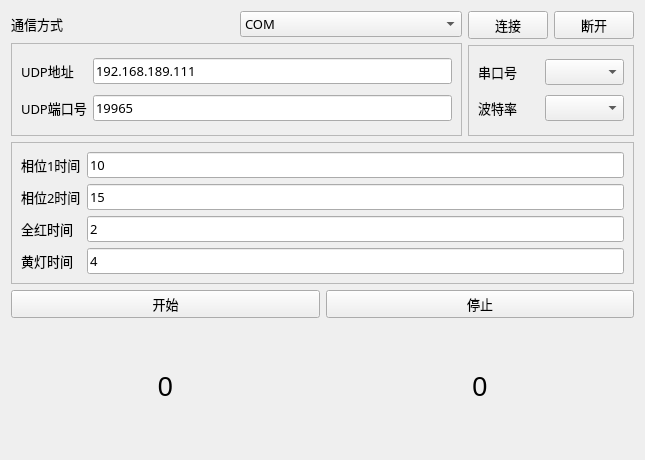
<?xml version="1.0" encoding="UTF-8"?>
<ui version="4.0">
 <class>Form</class>
 <widget class="QWidget" name="Form">
  <property name="enabled">
   <bool>true</bool>
  </property>
  <property name="geometry">
   <rect>
    <x>0</x>
    <y>0</y>
    <width>645</width>
    <height>460</height>
   </rect>
  </property>
  <property name="sizePolicy">
   <sizepolicy hsizetype="Preferred" vsizetype="Preferred">
    <horstretch>0</horstretch>
    <verstretch>0</verstretch>
   </sizepolicy>
  </property>
  <property name="mouseTracking">
   <bool>false</bool>
  </property>
  <property name="windowTitle">
   <string>信号灯模拟工具</string>
  </property>
  <property name="windowIcon">
   <iconset>
    <normaloff>logo.ico</normaloff>logo.ico</iconset>
  </property>
  <property name="layoutDirection">
   <enum>Qt::LeftToRight</enum>
  </property>
  <layout class="QGridLayout" name="gridLayout_10">
   <item row="0" column="0">
    <layout class="QGridLayout" name="gridLayout_7">
     <item row="0" column="0">
      <layout class="QGridLayout" name="gridLayout_4">
       <item row="0" column="1">
        <widget class="QComboBox" name="comboBox_connectMode">
         <property name="font">
          <font>
           <family>微软雅黑</family>
           <pointsize>10</pointsize>
          </font>
         </property>
         <item>
          <property name="text">
           <string>COM</string>
          </property>
         </item>
         <item>
          <property name="text">
           <string>UDP</string>
          </property>
         </item>
        </widget>
       </item>
       <item row="0" column="0">
        <widget class="QLabel" name="label">
         <property name="font">
          <font>
           <family>微软雅黑</family>
           <pointsize>10</pointsize>
          </font>
         </property>
         <property name="text">
          <string>通信方式</string>
         </property>
        </widget>
       </item>
      </layout>
     </item>
     <item row="1" column="0">
      <widget class="QFrame" name="frame_udp">
       <property name="font">
        <font>
         <family>微软雅黑</family>
         <pointsize>10</pointsize>
        </font>
       </property>
       <property name="frameShape">
        <enum>QFrame::StyledPanel</enum>
       </property>
       <property name="frameShadow">
        <enum>QFrame::Raised</enum>
       </property>
       <layout class="QGridLayout" name="gridLayout">
        <item row="1" column="0">
         <widget class="QLabel" name="label_3">
          <property name="font">
           <font>
            <family>微软雅黑</family>
            <pointsize>10</pointsize>
           </font>
          </property>
          <property name="text">
           <string>UDP端口号</string>
          </property>
         </widget>
        </item>
        <item row="0" column="1">
         <widget class="QLineEdit" name="lineEdit_udpip">
          <property name="font">
           <font>
            <family>微软雅黑</family>
            <pointsize>10</pointsize>
           </font>
          </property>
          <property name="text">
           <string>192.168.189.111</string>
          </property>
         </widget>
        </item>
        <item row="0" column="0">
         <widget class="QLabel" name="label_2">
          <property name="font">
           <font>
            <family>微软雅黑</family>
            <pointsize>10</pointsize>
           </font>
          </property>
          <property name="text">
           <string>UDP地址</string>
          </property>
         </widget>
        </item>
        <item row="1" column="1">
         <widget class="QLineEdit" name="lineEdit_udpport">
          <property name="font">
           <font>
            <family>微软雅黑</family>
            <pointsize>10</pointsize>
           </font>
          </property>
          <property name="text">
           <string>19965</string>
          </property>
         </widget>
        </item>
       </layout>
      </widget>
     </item>
    </layout>
   </item>
   <item row="0" column="1">
    <layout class="QGridLayout" name="gridLayout_8">
     <item row="0" column="0">
      <layout class="QGridLayout" name="gridLayout_5">
       <item row="0" column="0">
        <widget class="QPushButton" name="pushButton_connect">
         <property name="font">
          <font>
           <family>微软雅黑</family>
           <pointsize>10</pointsize>
          </font>
         </property>
         <property name="text">
          <string>连接</string>
         </property>
        </widget>
       </item>
       <item row="0" column="1">
        <widget class="QPushButton" name="pushButton_break">
         <property name="font">
          <font>
           <family>微软雅黑</family>
           <pointsize>10</pointsize>
          </font>
         </property>
         <property name="text">
          <string>断开</string>
         </property>
        </widget>
       </item>
      </layout>
     </item>
     <item row="1" column="0">
      <widget class="QFrame" name="frame_com">
       <property name="font">
        <font>
         <family>微软雅黑</family>
         <pointsize>10</pointsize>
        </font>
       </property>
       <property name="frameShape">
        <enum>QFrame::StyledPanel</enum>
       </property>
       <property name="frameShadow">
        <enum>QFrame::Raised</enum>
       </property>
       <layout class="QGridLayout" name="gridLayout_2">
        <item row="0" column="0">
         <widget class="QLabel" name="label_4">
          <property name="font">
           <font>
            <family>微软雅黑</family>
            <pointsize>10</pointsize>
           </font>
          </property>
          <property name="text">
           <string>串口号</string>
          </property>
         </widget>
        </item>
        <item row="0" column="1">
         <widget class="QComboBox" name="comboBox_comid">
          <property name="font">
           <font>
            <family>微软雅黑</family>
            <pointsize>10</pointsize>
           </font>
          </property>
         </widget>
        </item>
        <item row="1" column="0">
         <widget class="QLabel" name="label_5">
          <property name="font">
           <font>
            <family>微软雅黑</family>
            <pointsize>10</pointsize>
           </font>
          </property>
          <property name="text">
           <string>波特率</string>
          </property>
         </widget>
        </item>
        <item row="1" column="1">
         <widget class="QComboBox" name="comboBox_branrate">
          <property name="font">
           <font>
            <family>微软雅黑</family>
            <pointsize>10</pointsize>
           </font>
          </property>
         </widget>
        </item>
       </layout>
      </widget>
     </item>
    </layout>
   </item>
   <item row="1" column="0" colspan="2">
    <widget class="QFrame" name="frame">
     <property name="font">
      <font>
       <family>微软雅黑</family>
       <pointsize>10</pointsize>
      </font>
     </property>
     <property name="frameShape">
      <enum>QFrame::StyledPanel</enum>
     </property>
     <property name="frameShadow">
      <enum>QFrame::Raised</enum>
     </property>
     <layout class="QGridLayout" name="gridLayout_3">
      <item row="0" column="0">
       <widget class="QLabel" name="label_6">
        <property name="font">
         <font>
          <family>微软雅黑</family>
          <pointsize>10</pointsize>
         </font>
        </property>
        <property name="text">
         <string>相位1时间</string>
        </property>
       </widget>
      </item>
      <item row="0" column="1">
       <widget class="QLineEdit" name="lineEdit_phase1Time">
        <property name="font">
         <font>
          <family>微软雅黑</family>
          <pointsize>10</pointsize>
         </font>
        </property>
        <property name="text">
         <string>10</string>
        </property>
       </widget>
      </item>
      <item row="1" column="0">
       <widget class="QLabel" name="label_7">
        <property name="font">
         <font>
          <family>微软雅黑</family>
          <pointsize>10</pointsize>
         </font>
        </property>
        <property name="text">
         <string>相位2时间</string>
        </property>
       </widget>
      </item>
      <item row="1" column="1">
       <widget class="QLineEdit" name="lineEdit_phase2Time">
        <property name="font">
         <font>
          <family>微软雅黑</family>
          <pointsize>10</pointsize>
         </font>
        </property>
        <property name="text">
         <string>15</string>
        </property>
       </widget>
      </item>
      <item row="2" column="0">
       <widget class="QLabel" name="label_8">
        <property name="font">
         <font>
          <family>微软雅黑</family>
          <pointsize>10</pointsize>
         </font>
        </property>
        <property name="text">
         <string>全红时间</string>
        </property>
       </widget>
      </item>
      <item row="2" column="1">
       <widget class="QLineEdit" name="lineEdit_allRedTime">
        <property name="font">
         <font>
          <family>微软雅黑</family>
          <pointsize>10</pointsize>
         </font>
        </property>
        <property name="text">
         <string>2</string>
        </property>
       </widget>
      </item>
      <item row="3" column="0">
       <widget class="QLabel" name="label_9">
        <property name="font">
         <font>
          <family>微软雅黑</family>
          <pointsize>10</pointsize>
         </font>
        </property>
        <property name="text">
         <string>黄灯时间</string>
        </property>
       </widget>
      </item>
      <item row="3" column="1">
       <widget class="QLineEdit" name="lineEdit_yellowTime">
        <property name="font">
         <font>
          <family>微软雅黑</family>
          <pointsize>10</pointsize>
         </font>
        </property>
        <property name="text">
         <string>4</string>
        </property>
       </widget>
      </item>
     </layout>
    </widget>
   </item>
   <item row="2" column="0" colspan="2">
    <layout class="QGridLayout" name="gridLayout_6">
     <item row="0" column="0">
      <widget class="QPushButton" name="pushButton_start">
       <property name="font">
        <font>
         <family>微软雅黑</family>
         <pointsize>10</pointsize>
        </font>
       </property>
       <property name="text">
        <string>开始</string>
       </property>
      </widget>
     </item>
     <item row="0" column="1">
      <widget class="QPushButton" name="pushButton_stop">
       <property name="font">
        <font>
         <family>微软雅黑</family>
         <pointsize>10</pointsize>
        </font>
       </property>
       <property name="text">
        <string>停止</string>
       </property>
      </widget>
     </item>
    </layout>
   </item>
   <item row="3" column="0" colspan="2">
    <layout class="QGridLayout" name="gridLayout_9">
     <item row="0" column="0">
      <widget class="QLabel" name="label_phase1Downcnt">
       <property name="font">
        <font>
         <family>Arial</family>
         <pointsize>20</pointsize>
        </font>
       </property>
       <property name="text">
        <string>0</string>
       </property>
       <property name="alignment">
        <set>Qt::AlignCenter</set>
       </property>
      </widget>
     </item>
     <item row="0" column="1">
      <widget class="QLabel" name="label_phase2Downcnt">
       <property name="font">
        <font>
         <family>Arial</family>
         <pointsize>20</pointsize>
        </font>
       </property>
       <property name="text">
        <string>0</string>
       </property>
       <property name="alignment">
        <set>Qt::AlignCenter</set>
       </property>
      </widget>
     </item>
    </layout>
   </item>
  </layout>
 </widget>
 <resources/>
 <connections>
  <connection>
   <sender>pushButton_connect</sender>
   <signal>clicked()</signal>
   <receiver>Form</receiver>
   <slot>push_connect()</slot>
   <hints>
    <hint type="sourcelabel">
     <x>358</x>
     <y>25</y>
    </hint>
    <hint type="destinationlabel">
     <x>409</x>
     <y>5</y>
    </hint>
   </hints>
  </connection>
  <connection>
   <sender>pushButton_break</sender>
   <signal>clicked()</signal>
   <receiver>Form</receiver>
   <slot>push_break()</slot>
   <hints>
    <hint type="sourcelabel">
     <x>559</x>
     <y>29</y>
    </hint>
    <hint type="destinationlabel">
     <x>618</x>
     <y>7</y>
    </hint>
   </hints>
  </connection>
  <connection>
   <sender>pushButton_start</sender>
   <signal>clicked()</signal>
   <receiver>Form</receiver>
   <slot>push_start()</slot>
   <hints>
    <hint type="sourcelabel">
     <x>134</x>
     <y>289</y>
    </hint>
    <hint type="destinationlabel">
     <x>6</x>
     <y>273</y>
    </hint>
   </hints>
  </connection>
  <connection>
   <sender>pushButton_stop</sender>
   <signal>clicked()</signal>
   <receiver>Form</receiver>
   <slot>push_stop()</slot>
   <hints>
    <hint type="sourcelabel">
     <x>473</x>
     <y>290</y>
    </hint>
    <hint type="destinationlabel">
     <x>639</x>
     <y>271</y>
    </hint>
   </hints>
  </connection>
 </connections>
 <slots>
  <slot>push_connect()</slot>
  <slot>push_break()</slot>
  <slot>push_start()</slot>
  <slot>push_stop()</slot>
 </slots>
</ui>
